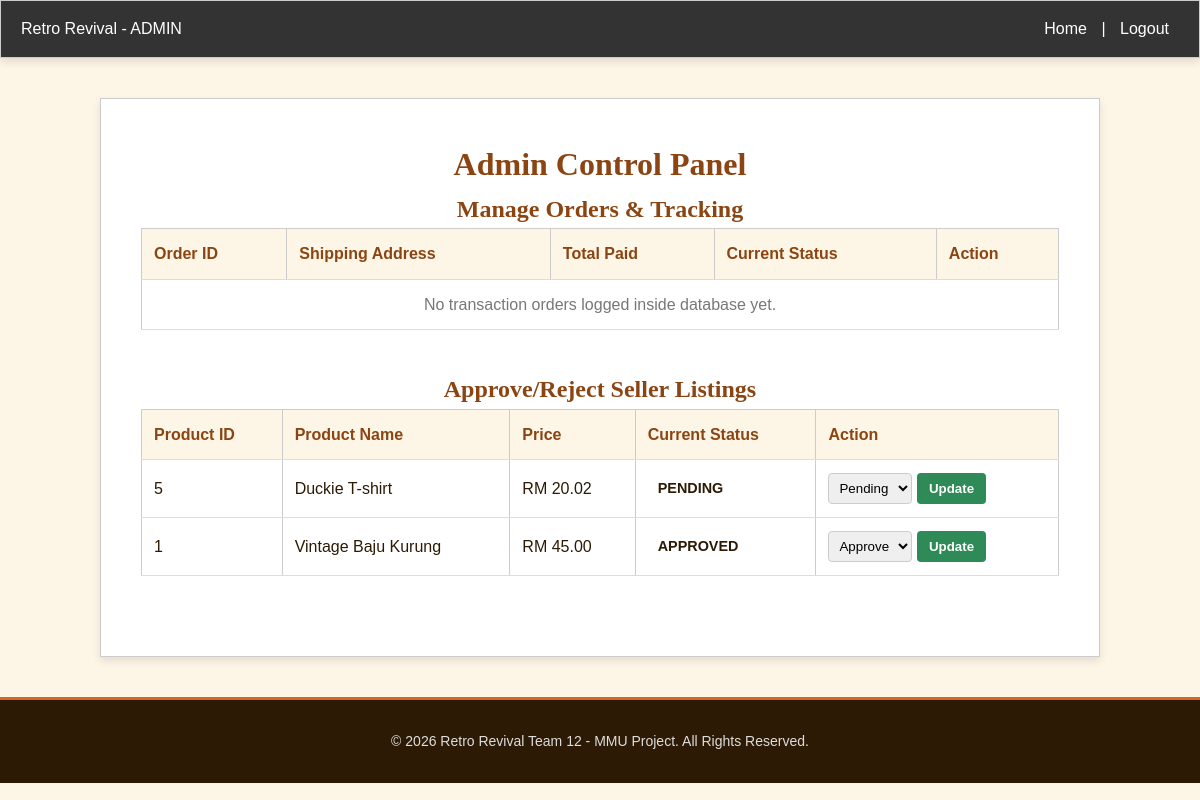
Before: /admin_dashboard.php (signed in) with the older database file.
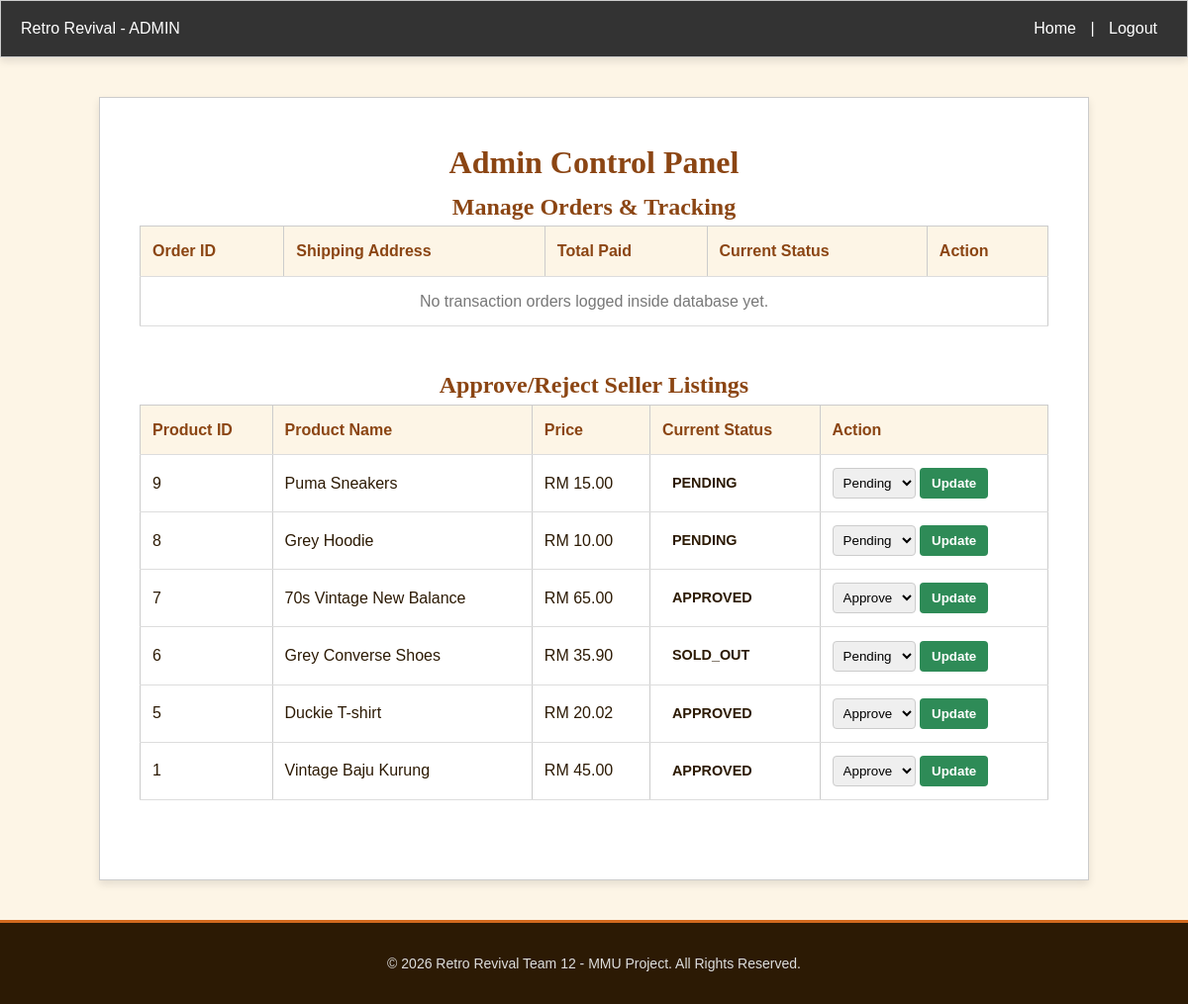
After: the same page with the newer database file.
### tables this page shows
CREATE TABLE `product` (
  `Product_ID` int(11) NOT NULL,
  `Seller_ID` int(11) NOT NULL,
  `Category_ID` int(11) NOT NULL,
  `Product_Name` varchar(150) NOT NULL,
  `Product_Description` text DEFAULT NULL,
  `Product_Price` decimal(10,2) NOT NULL,
  `Product_Size` varchar(20) DEFAULT NULL,
  `Product_ConditionStatus` enum('New','Excellent','Good','Well-loved') NOT NULL,
  `Product_ConditionDetails` text DEFAULT NULL,
  `Product_Stock` int(11) NOT NULL DEFAULT 1,
  `Product_Status` enum('pending','approved','rejected','sold_out') NOT NULL DEFAULT 'pending',
  `Created_At` timestamp NOT NULL DEFAULT current_timestamp()
);

### admin_dashboard.php (the view, shortened to what the changed rows need)
<?php
$host = 'localhost';
$dbname = 'retro_revival';
$username = 'root';
$password = '';
try {
    $pdo = new PDO("mysql:host=$host;dbname=$dbname;charset=utf8mb4", $username, $password);
    $pdo->setAttribute(PDO::ATTR_ERRMODE, PDO::ERRMODE_EXCEPTION);
} catch (PDOException $e) {
    die("Database connection failed: " . $e->getMessage());
}
try {
    $stmtProducts = $pdo->query("SELECT * FROM product ORDER BY Created_At DESC");
    $allProducts = $stmtProducts->fetchAll(PDO::FETCH_ASSOC);
} catch(PDOException $e) {
    die("Database Error: " . $e->getMessage());
}
?>
<!DOCTYPE html>
<html lang="en">
<head>
    <link rel="stylesheet" href="style.css">
</head>
<body>
    <div class="container">
        <h1>Admin Control Panel</h1>
        <h2>Manage Orders & Tracking</h2>
        <table>
            <thead>
                <tr>
                    <th>Order ID</th>
                    <th>Shipping Address</th>
                    <th>Total Paid</th>
                    <th>Current Status</th>
                    <th>Action</th>
                </tr>
            </thead>
        </table>
        <h2>Approve/Reject Seller Listings</h2>
        <table>
            <thead>
                <tr>
                    <th>Product ID</th>
                    <th>Product Name</th>
                    <th>Price</th>
                    <th>Current Status</th>
                    <th>Action</th>
                </tr>
            </thead>
            <tbody>
                <?php if (count($allProducts) > 0): ?>
                    <?php foreach ($allProducts as $product): ?>
                        <tr>
                            <td><?= htmlspecialchars($product['Product_ID']) ?></td>
                            <td><?= htmlspecialchars($product['Product_Name']) ?></td>
                            <td>RM <?= htmlspecialchars(number_format($product['Product_Price'], 2)) ?></td>
                            <td><span class="status-badge"><?= htmlspecialchars($product['Product_Status']) ?></span></td>
                            <td>
                                <form method="POST" style="display:inline;">
                                    <select name="product_status">
                                        <option value="pending" <?= $product['Product_Status'] == 'pending' ? 'selected' : '' ?>>Pending</option>
                                        <option value="approved" <?= $product['Product_Status'] == 'approved' ? 'selected' : '' ?>>Approve</option>
                                    </select>
                                    <button type="submit" name="update_product" class="btn-update">Update</button>
                                </form>
                            </td>
                        </tr>
                    <?php endforeach; ?>
                <?php else: ?>
                    <tr><td colspan="5" style="text-align: center; color: #777;">No thrift products uploaded yet by vendors.</td></tr>
                <?php endif; ?>
            </tbody>
        </table>
    </div>
</body>
</html>

Changed rows visible on the page:
added product: Product_ID "9", Product_Name "Puma Sneakers", Product_Price "15.00", Product_Status "PENDING", product_status "Pending"
added product: Product_ID "8", Product_Name "Grey Hoodie", Product_Price "10.00", Product_Status "PENDING", product_status "Pending"
added product: Product_ID "7", Product_Name "70s Vintage New Balance", Product_Price "65.00", Product_Status "APPROVED", product_status "Approve"
added product: Product_ID "6", Product_Name "Grey Converse Shoes", Product_Price "35.90", Product_Status "SOLD_OUT"
changed product "Duckie T-shirt": Product_Status "PENDING" → "APPROVED"; product_status "Pending" → "Approve"
